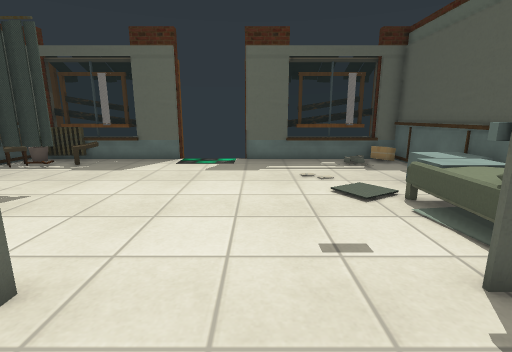
[1] (above)

12 first-person views from a walk through a Godot game level. The camera is 1.2 m above the floor, tilts 12° down and sees 85° across. Doors that lead somewhere are drawn open, without their leaves. The floor is counted in squares, 0.5 m on a side. Each view is taken from the middle of a square. On the plan, view 1 faces up. The plan holds only what a view shows up to about 18 squares ahead; the rest is blank. Some surface patterns are stand-ins.

[2]
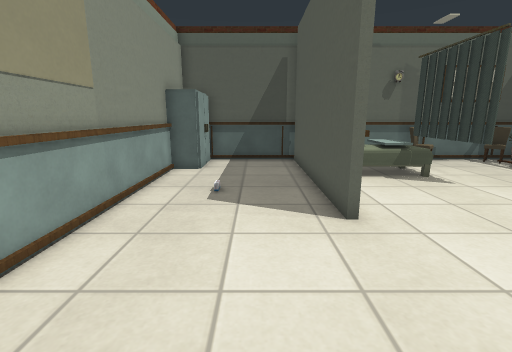

[3]
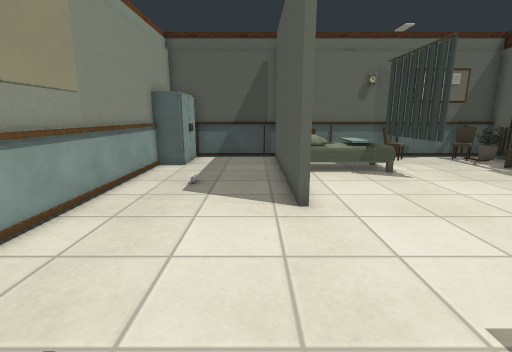

[4]
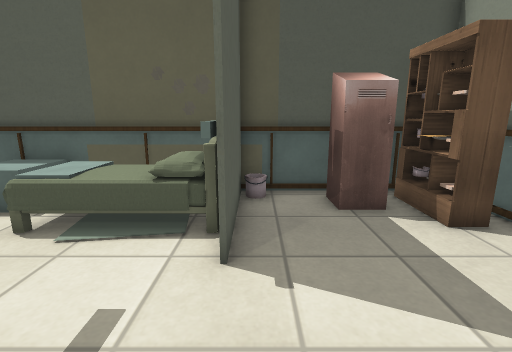

[5]
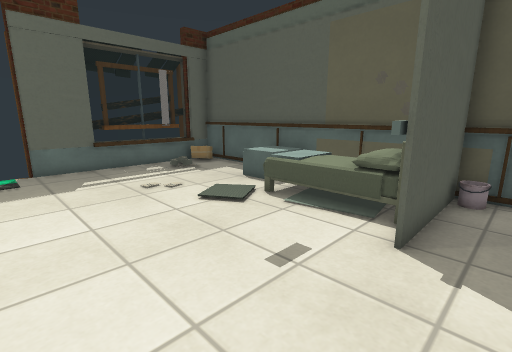

[6]
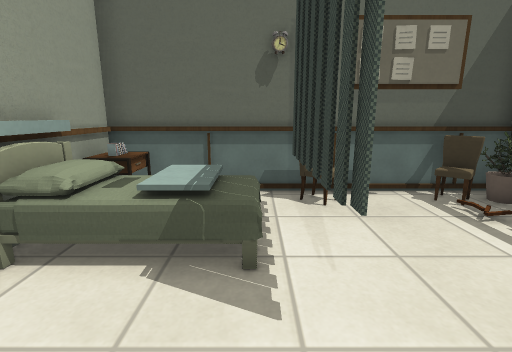

[7]
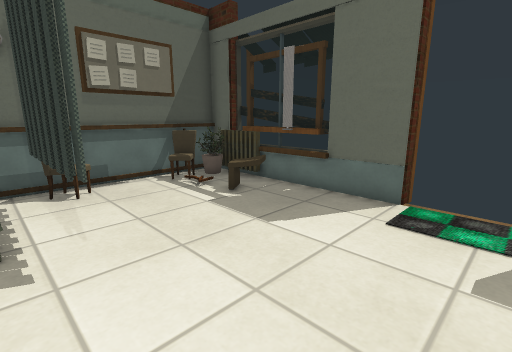

[8]
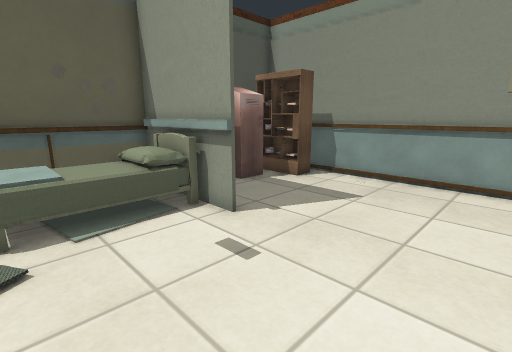

[9]
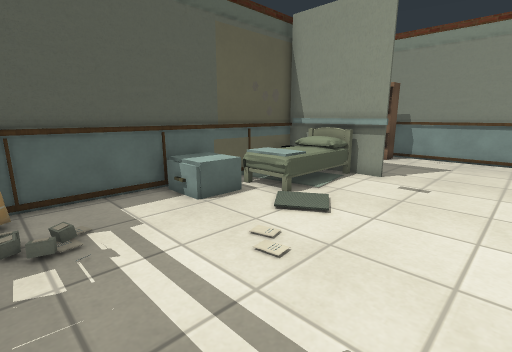

[10]
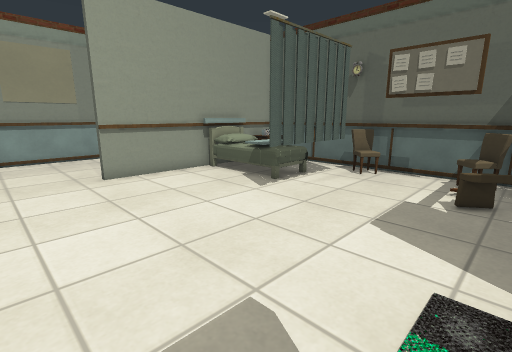

[11]
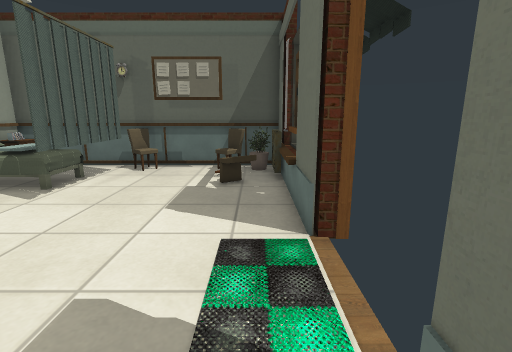

[12]
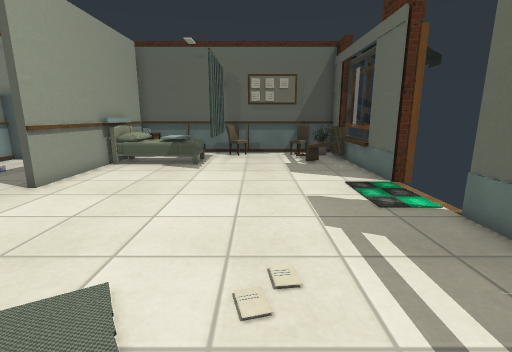

### Floor plan
Key: @ floor where view 1 was taken; # wall or solid block; . main floor; : floor 0.5 m higher than the main floor; / step, stairs or slope; D open door; = window, fence, low wall or low ledge; ^ raised ledge; C curtain; B bush; H chair; T thing the floor can be seen under or through; E bed; A cabinet; L locker; K bookshelf; F table; S books; O other object.
Columns run from 13 left of view 1 to 8 right of it. Each row starts with its distance up from view 1.
 17  ########DDDD# ######
 16 ###^^C###DDDD###==C=##
 15 #BB.=...............O#
 14 #H..OH...............#
 13 ##...................#
 12 ##...................#
 11 ##...................#
 10 # ................./ #
  9 #.TTTTT............/ #
  8 #..EE.............:/.#
  7 #..EEE............::.#
  6 #..EEE............:: #
  5 #FFEEE............// #
  4 #SSEEE====.......##E##
  3 ##########.......#####
  2 #....................#
  1 #..................LL#
  0 #......O.....@.....LL#
 -1 #.................KKK#
 -2 #AAA..............KKK#
 -3    #################

Where each view was taken, in squares from view 1:
view 1: 0 up, 0 right, facing up
view 2: 1 up, 3 right, facing left
view 3: 2 up, 4 right, facing left
view 4: 3 up, 1 left, facing right
view 5: 2 up, 2 left, facing up-right
view 6: 8 up, 4 left, facing left
view 7: 8 up, 2 left, facing up-left
view 8: 8 up, 2 left, facing down-right
view 9: 15 up, 1 left, facing down-right
view 10: 15 up, 0 right, facing down-left
view 11: 15 up, 1 right, facing left
view 12: 11 up, 6 right, facing left
